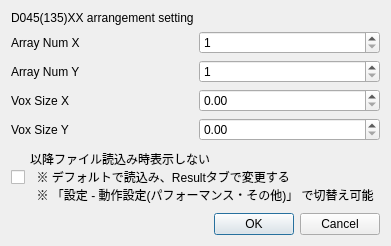
<?xml version="1.0" encoding="UTF-8"?>
<ui version="4.0">
 <class>Op2ArraySettingDlg</class>
 <widget class="QDialog" name="Op2ArraySettingDlg">
  <property name="geometry">
   <rect>
    <x>0</x>
    <y>0</y>
    <width>306</width>
    <height>227</height>
   </rect>
  </property>
  <property name="windowTitle">
   <string>D045(135)XX setting</string>
  </property>
  <layout class="QVBoxLayout" name="verticalLayout">
   <item>
    <layout class="QGridLayout" name="gridLayout_3">
     <item row="0" column="0" colspan="2">
      <widget class="QLabel" name="label_5">
       <property name="text">
        <string>D045(135)XX arrangement setting</string>
       </property>
      </widget>
     </item>
     <item row="3" column="0">
      <widget class="QLabel" name="label_vox_x">
       <property name="text">
        <string>Vox Size X</string>
       </property>
      </widget>
     </item>
     <item row="3" column="1">
      <widget class="QDoubleSpinBox" name="doubleSpinBox_vox_x">
       <property name="maximum">
        <double>99999999.989999994635582</double>
       </property>
      </widget>
     </item>
     <item row="2" column="0">
      <widget class="QLabel" name="label_array_y">
       <property name="text">
        <string>Array Num Y</string>
       </property>
      </widget>
     </item>
     <item row="5" column="0" colspan="2">
      <widget class="QCheckBox" name="checkBox_hide_in_file_open">
       <property name="text">
        <string>以降ファイル読込み時表示しない
  ※ デフォルトで読込み、Resultタブで変更する
  ※ 「設定 - 動作設定(パフォーマンス・その他)」 で切替え可能</string>
       </property>
      </widget>
     </item>
     <item row="4" column="1">
      <widget class="QDoubleSpinBox" name="doubleSpinBox_vox_y">
       <property name="maximum">
        <double>99999999.989999994635582</double>
       </property>
      </widget>
     </item>
     <item row="4" column="0">
      <widget class="QLabel" name="label_vox_y">
       <property name="text">
        <string>Vox Size Y</string>
       </property>
      </widget>
     </item>
     <item row="2" column="1">
      <widget class="QSpinBox" name="spinBox_array_y">
       <property name="minimum">
        <number>1</number>
       </property>
       <property name="maximum">
        <number>999</number>
       </property>
      </widget>
     </item>
     <item row="1" column="0">
      <widget class="QLabel" name="label_array_x">
       <property name="text">
        <string>Array Num X</string>
       </property>
      </widget>
     </item>
     <item row="1" column="1">
      <widget class="QSpinBox" name="spinBox_array_x">
       <property name="minimum">
        <number>1</number>
       </property>
       <property name="maximum">
        <number>999</number>
       </property>
      </widget>
     </item>
     <item row="6" column="0">
      <spacer name="verticalSpacer">
       <property name="orientation">
        <enum>Qt::Vertical</enum>
       </property>
       <property name="sizeType">
        <enum>QSizePolicy::MinimumExpanding</enum>
       </property>
       <property name="sizeHint" stdset="0">
        <size>
         <width>1</width>
         <height>0</height>
        </size>
       </property>
      </spacer>
     </item>
    </layout>
   </item>
   <item>
    <widget class="QDialogButtonBox" name="buttonBox">
     <property name="orientation">
      <enum>Qt::Horizontal</enum>
     </property>
     <property name="standardButtons">
      <set>QDialogButtonBox::Cancel|QDialogButtonBox::Ok</set>
     </property>
    </widget>
   </item>
  </layout>
 </widget>
 <resources/>
 <connections>
  <connection>
   <sender>buttonBox</sender>
   <signal>accepted()</signal>
   <receiver>Op2ArraySettingDlg</receiver>
   <slot>accept()</slot>
   <hints>
    <hint type="sourcelabel">
     <x>248</x>
     <y>254</y>
    </hint>
    <hint type="destinationlabel">
     <x>157</x>
     <y>274</y>
    </hint>
   </hints>
  </connection>
  <connection>
   <sender>buttonBox</sender>
   <signal>rejected()</signal>
   <receiver>Op2ArraySettingDlg</receiver>
   <slot>reject()</slot>
   <hints>
    <hint type="sourcelabel">
     <x>316</x>
     <y>260</y>
    </hint>
    <hint type="destinationlabel">
     <x>286</x>
     <y>274</y>
    </hint>
   </hints>
  </connection>
 </connections>
</ui>
